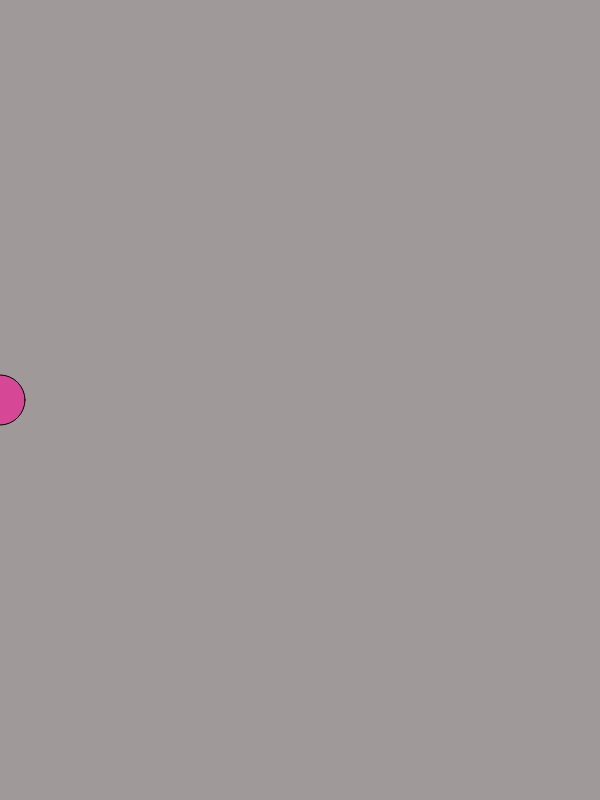
Frame 1 (no input)
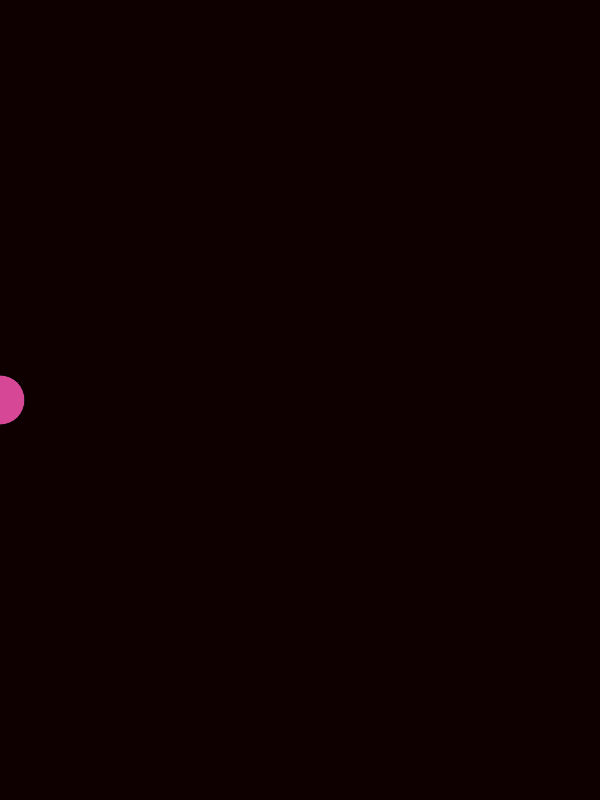
Frame 60 (no input)
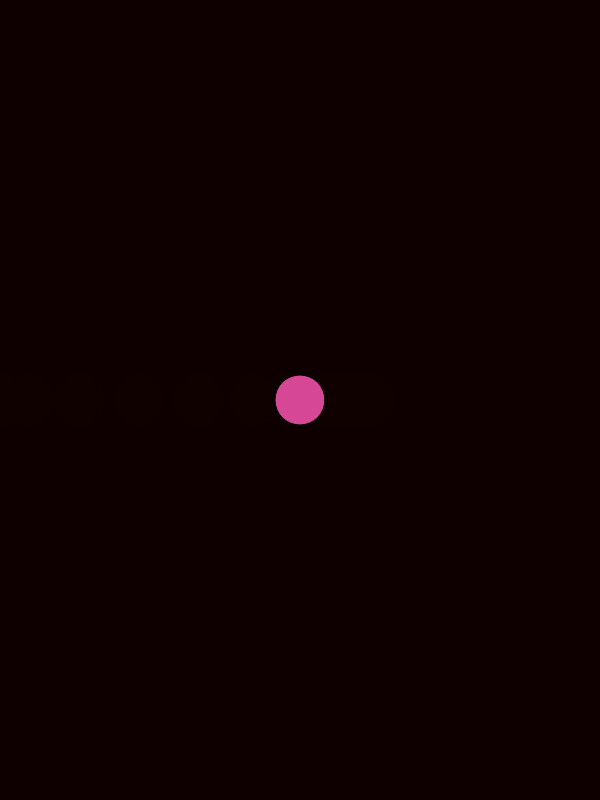
Frame 120 (the mouse pressed at the canvas centre since frame 60)

The p5.js sketch that drew these frames (run headless with seeded random() and noise() and a simulated clock; from frame 60 on, the mouse is pressed at the canvas centre):

// p5.js sketch
// ── sketch.js
let target;
let pos = 0;
const drag = 0.75;
const strength = 0.1;

function setup()
{
  createCanvas(600, 800);
  // background(0);
}

let vel = 0;
const r = 50;

function draw()
{
  background('rgba(16,0,0, 0.4)');
  target = mouseX;

  let force = target - pos;
  force *= strength;
  vel *= drag;
  vel += force;

  pos += vel;

  fill(214, 71, 150);
  ellipse(pos, 400, r);
}
